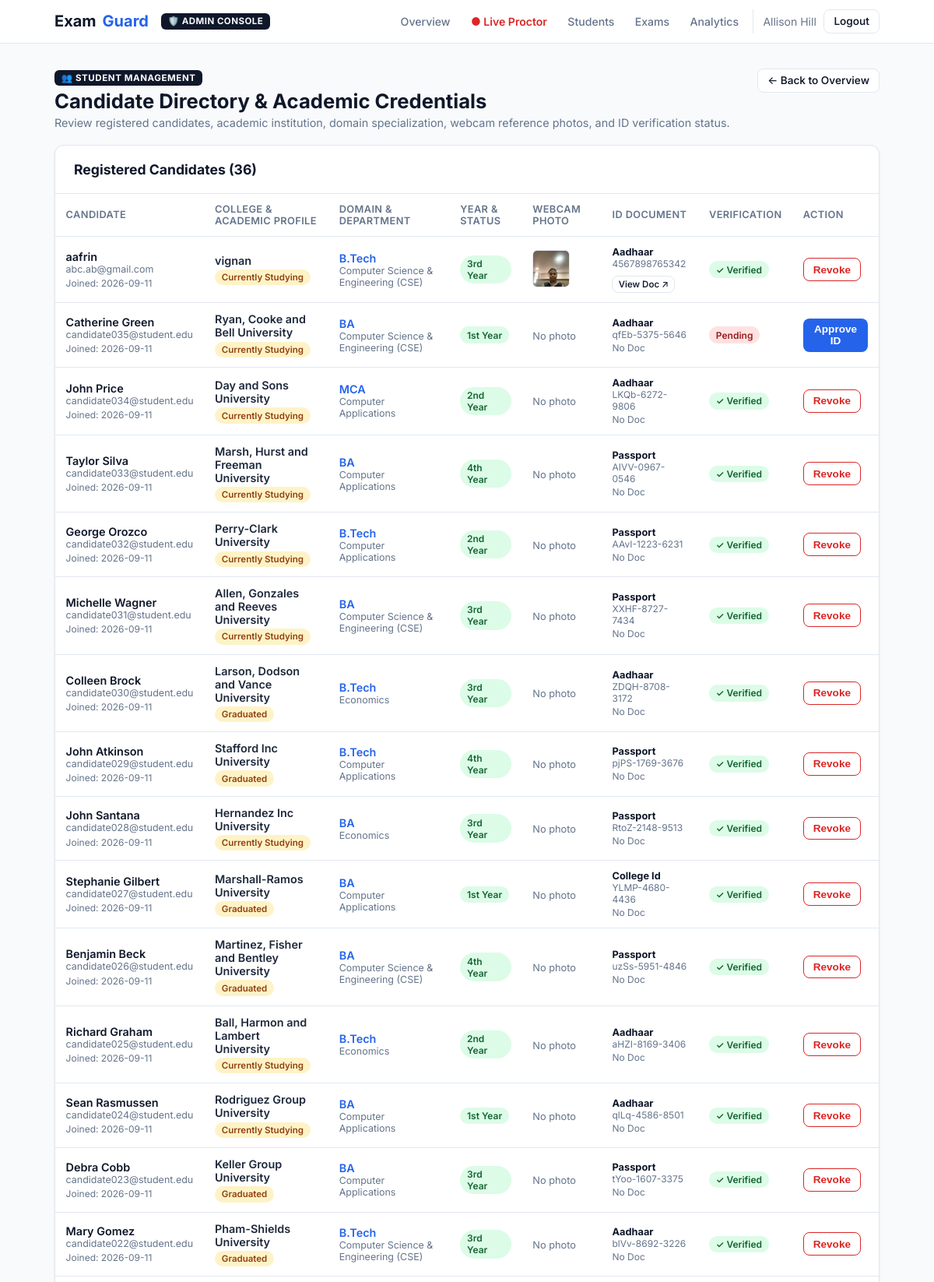
/admin/students (signed in, upper part), run on the app's committed database.
### app/models/models.py (models this page shows, shortened)
class User(UserMixin, db.Model):
    __tablename__ = "users"
    id = db.Column(db.Integer, primary_key=True)
    email = db.Column(db.String(120), unique=True, nullable=False, index=True)
    password_hash = db.Column(db.String(256), nullable=False)
    full_name = db.Column(db.String(120), nullable=False)
    role = db.Column(db.String(20), default="candidate")
    photo_path = db.Column(db.String(255))
    id_type = db.Column(db.String(40))
    id_number = db.Column(db.String(80))
    id_document_path = db.Column(db.String(255))
    id_verified = db.Column(db.Boolean, default=False)
    created_at = db.Column(db.DateTime, default=datetime.utcnow)
    academic_status = db.Column(db.String(50), default="Currently Studying")  # Currently Studying / Graduated / Beginner
    college = db.Column(db.String(200), default="")
    domain = db.Column(db.String(100), default="")  # B.Tech, MCA, BA, B.Sc, etc.
    department = db.Column(db.String(120), default="")  # CSE, ECE, Economics, Computer Applications, etc.
    year_of_study = db.Column(db.String(50), default="")  # 1st Year, 2nd Year, 3rd Year, 4th Year, Graduated, Beginner
    sessions = db.relationship("ExamSession", backref="candidate", lazy="dynamic")

### app/routes/admin.py (the view)
@admin_bp.route("/admin/students")
@admin_required
def students():
    candidates = (
        User.query.filter_by(role="candidate")
        .order_by(User.created_at.desc())
        .all()
    )
    return render_template("admin/students.html", candidates=candidates)

### app/routes/admin.py (called while the page is built)
def admin_required(f):
    @wraps(f)
    @login_required
    def decorated_function(*args, **kwargs):
        if current_user.role not in ("invigilator", "admin"):
            flash("Invigilator or Admin access required.", "danger")
            return redirect(url_for("exam.candidate_home"))
        return f(*args, **kwargs)
    return decorated_function

### templates/admin/students.html (shortened to what this page needs)
{% extends "base.html" %}
{% block content %}
<div class="admin-header">
  <div>
    <div class="admin-badge">👥 STUDENT MANAGEMENT</div>
    <h1 style="margin:0.25rem 0 0;font-size:1.6rem;">Candidate Directory &amp; Academic Credentials</h1>
    <p class="text-muted" style="margin:0.25rem 0 0;font-size:0.9rem;">
      Review registered candidates, academic institution, domain specialization, webcam reference photos, and ID verification status.
    </p>
  </div>
  <div>
    <a href="{{ url_for('admin.dashboard') }}" class="btn btn-outline btn-sm">← Back to Overview</a>
  </div>
</div>
<div class="eg-card mt-2" style="padding:0;overflow:hidden;">
  <div style="padding:1.25rem 1.5rem;border-bottom:1px solid var(--border);display:flex;justify-content:space-between;align-items:center;">
    <h3 style="margin:0;font-size:1.1rem;">Registered Candidates ({{ candidates|length }})</h3>
  </div>
  <table class="eg-table">
    <thead>
      <tr>
        <th>Candidate</th>
        <th>College &amp; Academic Profile</th>
        <th>Domain &amp; Department</th>
        <th>Year &amp; Status</th>
        <th>Webcam Photo</th>
        <th>ID Document</th>
        <th>Verification</th>
        <th>Action</th>
      </tr>
    </thead>
    <tbody>
      {% for u in candidates %}
      <tr>
        <td>
          <div style="font-weight:600;">{{ u.full_name }}</div>
          <div class="text-muted" style="font-size:0.78rem;">{{ u.email }}</div>
          <div class="text-muted" style="font-size:0.75rem;margin-top:0.2rem;">Joined: {{ u.created_at.strftime('%Y-%m-%d') if u.created_at else '—' }}</div>
        </td>
        <td>
          <div style="font-weight:600;color:#1e293b;">{{ u.college or 'University Not Set' }}</div>
          <span class="badge" style="font-size:0.72rem;background:#fef3c7;color:#92400e;margin-top:0.2rem;">
            {{ u.academic_status or 'Currently Studying' }}
          </span>
        </td>
        <td>
          <div style="font-weight:600;color:var(--primary);">{{ u.domain or 'B.Tech' }}</div>
          <div class="text-muted" style="font-size:0.78rem;">{{ u.department or 'General' }}</div>
        </td>
        <td>
          <span class="badge" style="font-size:0.75rem;background:#dcfce7;color:#166534;font-weight:600;">
            {{ u.year_of_study or '1st Year' }}
          </span>
        </td>
        <td>
          {% if u.photo_path %}
            <a href="/static/{{ u.photo_path }}" target="_blank">
              <img src="/static/{{ u.photo_path }}" alt="Face photo" style="width:48px;height:48px;object-fit:cover;border-radius:6px;border:1px solid var(--border);">
            </a>
          {% else %}
            <span class="text-muted" style="font-size:0.8rem;">No photo</span>
          {% endif %}
        </td>
        <td>
          {% if u.id_type %}
            <div style="font-size:0.8rem;"><strong>{{ u.id_type|replace('_', ' ')|title }}</strong></div>
            <div class="text-muted" style="font-size:0.75rem;">{{ u.id_number or '—' }}</div>
          {% endif %}
          {% if u.id_document_path %}
            <a href="/static/{{ u.id_document_path }}" target="_blank" class="btn btn-outline btn-xs mt-1" style="display:inline-block;">
              View Doc ↗
            </a>
          {% else %}
            <span class="text-muted" style="font-size:0.75rem;">No Doc</span>
          {% endif %}
        </td>
        <td>
          {% if u.id_verified %}
            <span class="badge badge-low">✓ Verified</span>
          {% else %}
            <span class="badge badge-high">Pending</span>
          {% endif %}
        </td>
        <td>
          <form method="POST" action="{{ url_for('admin.toggle_verify', user_id=u.id) }}">
            {% if u.id_verified %}
              <button type="submit" class="btn btn-outline-danger btn-sm" title="Revoke ID verification">
                Revoke
              </button>
            {% else %}
              <button type="submit" class="btn btn-primary btn-sm" title="Approve ID verification">
                Approve ID
              </button>
            {% endif %}
          </form>
        </td>
      </tr>
      {% else %}
      <tr>
        <td colspan="8" class="text-center text-muted" style="padding:2rem;">
          No candidates registered yet.
        </td>
      </tr>
      {% endfor %}
    </tbody>
  </table>
</div>
{% endblock %}

### templates/base.html (shortened to what this page needs)
<!DOCTYPE html>
<html lang="en">
<head>
  <link rel="stylesheet" href="{{ url_for('static', filename='css/style.css') }}">
</head>
<body>
  <nav class="eg-nav">
    <div class="inner">
      <div style="display:flex;align-items:center;gap:1rem;">
        <a class="eg-logo" href="{{ url_for('auth.index') }}">Exam<span>Guard</span></a>
        {% if current_user.is_authenticated %}
          {% if current_user.role in ('invigilator', 'admin') %}
            <span class="nav-role-badge badge-admin">🛡️ Admin Console</span>
          {% else %}
            <span class="nav-role-badge badge-student">🎓 Student Portal</span>
          {% endif %}
        {% endif %}
      </div>
      <div class="eg-nav-right">
        {% if current_user.is_authenticated %}
          {% if current_user.role in ('invigilator', 'admin') %}
            <div class="nav-menu">
              <a href="{{ url_for('admin.dashboard') }}" class="nav-link">Overview</a>
              <a href="{{ url_for('admin.live_proctor') }}" class="nav-link nav-live">
                <span class="live-dot-pulse">●</span> Live Proctor
              </a>
              <a href="{{ url_for('admin.students') }}" class="nav-link">Students</a>
              <a href="{{ url_for('admin.manage_exams') }}" class="nav-link">Exams</a>
              <a href="{{ url_for('admin.analytics') }}" class="nav-link">Analytics</a>
            </div>
          {% endif %}
          <div class="user-pill">
            <span class="eg-user">{{ current_user.full_name }}</span>
            <a class="btn btn-outline btn-sm" href="{{ url_for('auth.logout') }}">Logout</a>
          </div>
        {% else %}
          <div class="nav-menu">
            <a href="{{ url_for('auth.login', role='candidate') }}" class="nav-link">Student Login</a>
            <a href="{{ url_for('auth.login', role='invigilator') }}" class="nav-link">Admin Login</a>
            <a href="{{ url_for('auth.register') }}" class="btn btn-primary btn-sm">Register</a>
          </div>
        {% endif %}
      </div>
    </div>
  </nav>
  <main class="eg-main">
    {% block content %}{% endblock %}
  </main>
</body>
</html>

### static/css/style.css (style rules this page uses)
:root { --primary: #2563eb; --primary-dark: #1d4ed8; --danger: #dc2626; --warning: #d97706; --success: #16a34a; --bg: #ffffff; --surface: #f8fafc; --border: #e2e8f0; --text: #0f172a; --muted: #64748b; --radius: 12px; --shadow: 0 1px 3px rgba(0,0,0,.06), 0 1px 2px rgba(0,0,0,.04); --shadow-md: 0 4px 12px rgba(0,0,0,.08); }
* { box-sizing: border-box; }
body { margin: 0; font-family: "Inter", system-ui, -apple-system, "Segoe UI", Roboto, sans-serif; background: var(--surface); color: var(--text); min-height: 100vh; display: flex; flex-direction: column; }
a { color: var(--primary); text-decoration: none; }
.eg-nav { background: #fff; border-bottom: 1px solid var(--border); padding: 0.75rem 0; position: sticky; top: 0; z-index: 100; }
.eg-nav .inner { max-width: 1100px; margin: 0 auto; padding: 0 1.25rem; display: flex; align-items: center; justify-content: space-between; }
.eg-logo { font-weight: 700; font-size: 1.25rem; color: var(--text); display: flex; align-items: center; gap: 0.5rem; text-decoration: none; }
.eg-logo span { color: var(--primary); }
.eg-nav-right { display: flex; align-items: center; gap: 0.75rem; }
.eg-user { font-size: 0.875rem; color: var(--muted); }
.eg-main { flex: 1; max-width: 1100px; width: 100%; margin: 0 auto; padding: 2rem 1.25rem; }
.eg-card { background: #fff; border: 1px solid var(--border); border-radius: var(--radius); box-shadow: var(--shadow); padding: 1.75rem; }
.btn { display: inline-flex; align-items: center; justify-content: center; gap: 0.4rem; padding: 0.65rem 1.25rem; border-radius: 8px; font-size: 0.95rem; font-weight: 550; border: none; cursor: pointer; transition: background .15s, transform .1s; text-decoration: none; }
.btn-primary { background: var(--primary); color: #fff; }
.btn-outline { background: #fff; color: var(--text); border: 1px solid var(--border); }
.btn-sm { padding: 0.4rem 0.75rem; font-size: 0.85rem; }
.eg-table { width: 100%; border-collapse: collapse; font-size: 0.9rem; }
.eg-table th, .eg-table td { padding: 0.75rem 0.85rem; text-align: left; border-bottom: 1px solid var(--border); }
.eg-table th { font-weight: 600; color: var(--muted); font-size: 0.8rem; text-transform: uppercase; letter-spacing: 0.03em; }
.badge { display: inline-block; padding: 0.2rem 0.55rem; border-radius: 999px; font-size: 0.75rem; font-weight: 600; }
.badge-low { background: #dcfce7; color: #166534; }
.badge-high { background: #fee2e2; color: #991b1b; }
.text-muted { color: var(--muted); }
.mt-1 { margin-top: 0.5rem; }
.mt-2 { margin-top: 1rem; }
.nav-role-badge { font-size: 0.72rem; font-weight: 700; text-transform: uppercase; letter-spacing: 0.04em; padding: 0.2rem 0.55rem; border-radius: 6px; }
.badge-admin { background: #0f172a; color: #f8fafc; }
.nav-menu { display: flex; align-items: center; gap: 0.85rem; }
.nav-link { font-size: 0.88rem; color: var(--muted); font-weight: 500; padding: 0.25rem 0.4rem; }
.nav-live { color: var(--danger); font-weight: 600; }
.user-pill { display: flex; align-items: center; gap: 0.6rem; padding-left: 0.75rem; border-left: 1px solid var(--border); }
.btn-xs { padding: 0.2rem 0.45rem; font-size: 0.72rem; }
.btn-outline-danger { background: transparent; border: 1px solid var(--danger); color: var(--danger); }
.admin-header { display: flex; justify-content: space-between; align-items: flex-start; flex-wrap: wrap; gap: 1rem; margin-bottom: 1.25rem; }
.admin-badge { display: inline-block; font-size: 0.72rem; font-weight: 700; letter-spacing: 0.05em; padding: 0.2rem 0.55rem; border-radius: 6px; background: #0f172a; color: #fff; }
.live-dot-pulse { display: inline-block; color: var(--danger); animation: pulse-dot 1.5s infinite; }

### data on the page
User: full_name "Allison Hill"
User: full_name "aafrin", email "abc.ab@gmail.com", created_at "2026-09-11", college "vignan", academic_status "Currently Studying", domain "B.Tech", department "Computer Science & Engineering (CSE)", year_of_study "3rd Year", photo_path (picture), id_type "Aadhaar", id_number "4567898765342", id_verified "✓ Verified"
User: full_name "Catherine Green", email "candidate035@student.edu", created_at "2026-09-11", college "Ryan, Cooke and Bell University", academic_status "Currently Studying", domain "BA", department "Computer Science & Engineering (CSE)", year_of_study "1st Year", shows "No photo", id_type "Aadhaar", id_number "qfEb-5375-5646", shows "No Doc", id_verified "Pending"
User: full_name "John Price", email "candidate034@student.edu", created_at "2026-09-11", college "Day and Sons University", academic_status "Currently Studying", domain "MCA", department "Computer Applications", year_of_study "2nd Year", shows "No photo", id_type "Aadhaar", id_number "LKQb-6272-9806", shows "No Doc", id_verified "✓ Verified"
User: full_name "Taylor Silva", email "candidate033@student.edu", created_at "2026-09-11", college "Marsh, Hurst and Freeman University", academic_status "Currently Studying", domain "BA", department "Computer Applications", year_of_study "4th Year", shows "No photo", id_type "Passport", id_number "AIVV-0967-0546", shows "No Doc", id_verified "✓ Verified"
User: full_name "George Orozco", email "candidate032@student.edu", created_at "2026-09-11", college "Perry-Clark University", academic_status "Currently Studying", domain "B.Tech", department "Computer Applications", year_of_study "2nd Year", shows "No photo", id_type "Passport", id_number "AAvI-1223-6231", shows "No Doc", id_verified "✓ Verified"
User: full_name "Michelle Wagner", email "candidate031@student.edu", created_at "2026-09-11", college "Allen, Gonzales and Reeves University", academic_status "Currently Studying", domain "BA", department "Computer Science & Engineering (CSE)", year_of_study "3rd Year", shows "No photo", id_type "Passport", id_number "XXHF-8727-7434", shows "No Doc", id_verified "✓ Verified"
User: full_name "Colleen Brock", email "candidate030@student.edu", created_at "2026-09-11", college "Larson, Dodson and Vance University", academic_status "Graduated", domain "B.Tech", department "Economics", year_of_study "3rd Year", shows "No photo", id_type "Aadhaar", id_number "ZDQH-8708-3172", shows "No Doc", id_verified "✓ Verified"
User: full_name "John Atkinson", email "candidate029@student.edu", created_at "2026-09-11", college "Stafford Inc University", academic_status "Graduated", domain "B.Tech", department "Computer Applications", year_of_study "4th Year", shows "No photo", id_type "Passport", id_number "pjPS-1769-3676", shows "No Doc", id_verified "✓ Verified"
User: full_name "John Santana", email "candidate028@student.edu", created_at "2026-09-11", college "Hernandez Inc University", academic_status "Currently Studying", domain "BA", department "Economics", year_of_study "3rd Year", shows "No photo", id_type "Passport", id_number "RtoZ-2148-9513", shows "No Doc", id_verified "✓ Verified"
User: full_name "Stephanie Gilbert", email "candidate027@student.edu", created_at "2026-09-11", college "Marshall-Ramos University", academic_status "Graduated", domain "BA", department "Computer Applications", year_of_study "1st Year", shows "No photo", id_type "College Id", id_number "YLMP-4680-4436", shows "No Doc", id_verified "✓ Verified"
User: full_name "Benjamin Beck", email "candidate026@student.edu", created_at "2026-09-11", college "Martinez, Fisher and Bentley University", academic_status "Graduated", domain "BA", department "Computer Science & Engineering (CSE)", year_of_study "4th Year", shows "No photo", id_type "Passport", id_number "uzSs-5951-4846", shows "No Doc", id_verified "✓ Verified"
User: full_name "Richard Graham", email "candidate025@student.edu", created_at "2026-09-11", college "Ball, Harmon and Lambert University", academic_status "Currently Studying", domain "B.Tech", department "Economics", year_of_study "2nd Year", shows "No photo", id_type "Aadhaar", id_number "aHZI-8169-3406", shows "No Doc", id_verified "✓ Verified"
User: full_name "Sean Rasmussen", email "candidate024@student.edu", created_at "2026-09-11", college "Rodriguez Group University", academic_status "Currently Studying", domain "BA", department "Computer Applications", year_of_study "1st Year", shows "No photo", id_type "Aadhaar", id_number "qlLq-4586-8501", shows "No Doc", id_verified "✓ Verified"
User: full_name "Debra Cobb", email "candidate023@student.edu", created_at "2026-09-11", college "Keller Group University", academic_status "Graduated", domain "BA", department "Computer Applications", year_of_study "3rd Year", shows "No photo", id_type "Passport", id_number "tYoo-1607-3375", shows "No Doc", id_verified "✓ Verified"
User: full_name "Mary Gomez", email "candidate022@student.edu", created_at "2026-09-11", college "Pham-Shields University", academic_status "Graduated", domain "B.Tech", department "Computer Science & Engineering (CSE)", year_of_study "3rd Year", shows "No photo", id_type "Aadhaar", id_number "blVv-8692-3226", shows "No Doc", id_verified "✓ Verified"

### other printed values
{{ candidates|length }} "36"
